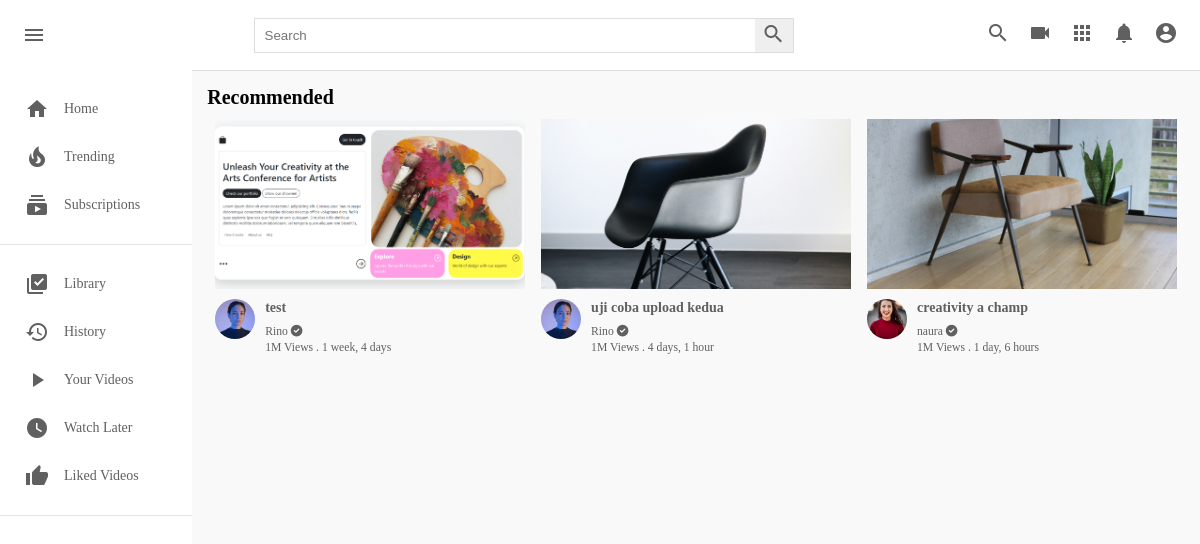
The page / on the database its author committed.
### youtubeClone/models.py (models this page shows, shortened)
class Video(models.Model):
    video = models.FileField(upload_to=user_directory_path, null=True)
    thumbnail = models.ImageField(upload_to=thumbnail_directory_path, null=True)
    title = models.CharField(max_length=100)
    description = models.TextField()
    tags = TaggableManager()
    visibility = models.CharField(choices=VISIBILITY, max_length=100, default='public')
    created_at = models.DateTimeField(auto_now_add=True)
    updated_at = models.DateTimeField(auto_now=True)
    user = models.ForeignKey(User, on_delete=models.SET_NULL, null=True)
    views = models.PositiveIntegerField(default=0)
    likes = models.ManyToManyField(User, related_name='video_likes')
    is_featured = models.BooleanField(default=False)
    channel = models.ForeignKey(Channel, on_delete=models.CASCADE, related_name="channel_videos", null=True, blank=True)

### userauths/models.py (models this page shows, shortened)
class User(AbstractUser):
    email = models.EmailField(unique=True, null=True)
    username = models.CharField(max_length=100)
    USERNAME_FIELD = 'email'
    REQUIRED_FIELDS = ['username']

class Profile(models.Model):
    user = models.OneToOneField(User, on_delete=models.CASCADE)
    saved_videos = models.ManyToManyField(Video, related_name='saved_videos', blank=True, null=True)
    profile_picture = models.ImageField(upload_to='profile_pictures/', null=True, blank=True)
    bio = models.TextField(max_length=500, null=True, blank=True)
    location = models.CharField(max_length=100, null=True, blank=True)
    birth_date = models.DateField(null=True, blank=True)

### youtubeClone/views.py (the view)
# urls.py: path('', views.index, name="index"),
def index(request):
    videos = Video.objects.all()
    context = {
        "videos": videos,
    }
    return render(request, "index.html", context)

### templates/index.html (shortened to what this page needs)
{% load static %}
<!DOCTYPE html>
<html lang="en">
<head>
    <link rel="stylesheet" href=" {% static "css/style.css" %}" type="text/css">
    <link rel="stylesheet" href="https://use.fontawesome.com/releases/v6.0.0/css/all.css" />
</head>
<body>
    <div class="header">
        <div class="header__left">
            <i id="menu" class="material-icons">menu</i>
            <a href="index.html">
            </a>
        </div>
        <div class="header__search">
            <form action="">
                <input type="text" placeholder="Search">
                <button><i class="material-icons">search</i></button>
            </form>
        </div>
        <div class="header__icons">
            <i class="material-icons display-this">search</i>
            <i class="material-icons ">videocam</i>
            <i class="material-icons">apps</i>
            <i class="material-icons display-this">notifications</i>
            <a href="channel.html"><i id="drop-down" class="material-icons display-this">account_circle</i></a>
        </div>
    </div>
    <div class="mainBody">
        <div class="sidebar">
            <div class="sidebar__categories">
                <a href="index.html">
                    <div class="sidebar__category">
                        <i class="material-icons">home</i>
                        <span>Home</span>
                    </div>
                </a>
                <div class="sidebar__category">
                    <i class="material-icons">local_fire_department</i>
                    <span>Trending</span>
                </div>
                <div class="sidebar__category">
                    <i class="material-icons">subscriptions</i>
                    <span>Subscriptions</span>
                </div>
            </div>
            <hr>
            <div class="sidebar__categories">
                <div class="sidebar__category">
                    <i class="material-icons">library_add_check</i>
                    <span>Library</span>
                </div>
                <div class="sidebar__category">
                    <i class="material-icons">history</i>
                    <span>History</span>
                </div>
                <a href="channel-videos.html">
                    <div class="sidebar__category">
                        <i class="material-icons">play_arrow</i>
                        <span>Your Videos</span>
                    </div>
                </a>
                <div class="sidebar__category">
                    <i class="material-icons">watch_later</i>
                    <span>Watch Later</span>
                </div>
                <div class="sidebar__category">
                    <i class="material-icons">thumb_up</i>
                    <span>Liked Videos</span>
                </div>
            </div>
            <hr>
        </div>
        <div class="videos">
            <div class="drop-down-container">
                <h1>Recommended</h1>
            </div>
            <div class="videos__container">
                 {% for v in videos %}
                <div class="video">
                    <div class="video__thumbnail">
                        <img src="{{ v.thumbnail.url }}" alt="">
                    </div>
                    <div class="video__details">
                        <div class="author">
                            <a href="{% url "channel_view" v.user.id %}"><img src="{{ v.user.profile.profile_picture.url }}" alt=""></a>
                        </div>
                        <div class="title">
                            <h3><a href="{% url "video_detail" v.id %}">{{ v.title }} </a></h3>
                            <a href=""><small>{{ v.user.first_name }} <i class="fas fa-check-circle"></i></small></a>
                            <span><small>1M Views . {{v.created_at | timesince }}</small></span>
                        </div>
                    </div>
                </div>
                {% endfor %}
            </div>
        </div>
    </div>
</body>
</html>

### youtubeClone/static/css/style.css (style rules this page uses)
* { margin: 0; padding: 0; box-sizing: border-box; }
body { font-family: poppins; }
.material-icons { color: rgb(96, 96, 96); }
.header { display: flex; justify-content: space-between; align-items: center; height: 70px; padding: 15px; }
.header__left { display: flex; align-items: center; }
.header i { padding: 0 7px; cursor: pointer; }
.header__search form { border: 1px solid #ddd; height: 35px; margin: 0; padding: 0; display: flex; }
.header__search input { width: 500px; padding: 10px; margin: 0; border-radius: 0; border: none; height: 100%; }
.header__search button { padding: 0; margin: 0; height: 100%; border: none; border-radius: 0; }
.mainBody { height: calc(100vh - 70px); display: flex; overflow: hidden; }
.sidebar { height: 100%; width: 230px; background-color: white; overflow-y: scroll; }
.sidebar__categories { width: 100%; display: flex; flex-direction: column; margin-bottom: 15px; margin-top: 15px; }
.sidebar__category { display: flex; align-items: center; padding: 12px 25px; }
.sidebar__category span { margin-left: 15px; }
hr { height: 1px; background-color: #e5e5e5; border: none; }
.videos { background-color: #f9f9f9; width: 100%; height: 100%; padding: 15px 15px; border-top: 1px solid #ddd; overflow-y: scroll; }
.videos__container { display: flex; flex-direction: row; justify-content: space-around; flex-wrap: wrap; }
.video { width: 310px; margin-bottom: 30px; }
.video__thumbnail { width: 100%; height: 170px; }
.video__thumbnail img { object-fit: cover; height: 100%; width: 100%; }
.author img { object-fit: cover; border-radius: 50%; height: 40px; width: 40px; margin-right: 10px; }
.video__details { display: flex; margin-top: 10px; }
.title { display: flex; flex-direction: column; }
.title h3 { color: rgb(3, 3, 3); line-height: 18px; font-size: 14px; margin-bottom: 6px; }
.title a, span { text-decoration: none; color: rgb(96, 96, 96); font-size: 14px; }
h1 { font-size: 20px; margin-bottom: 10px; color: rgb(3, 3, 3); }
.drop-down-container { display: flex; align-items: center; justify-content: space-between; }
a { text-decoration: none; }

### rows shown on the page
Video: thumbnail (picture), user.profile.profile_picture (picture), title "test", user.first_name "Rino", created_at "1 week, 4 days"
Video: thumbnail (picture), user.profile.profile_picture (picture), title "uji coba upload kedua", user.first_name "Rino", created_at "4 days, 1 hour"
Video: thumbnail (picture), user.profile.profile_picture (picture), title "creativity a champ", user.first_name "naura", created_at "1 day, 6 hours"
